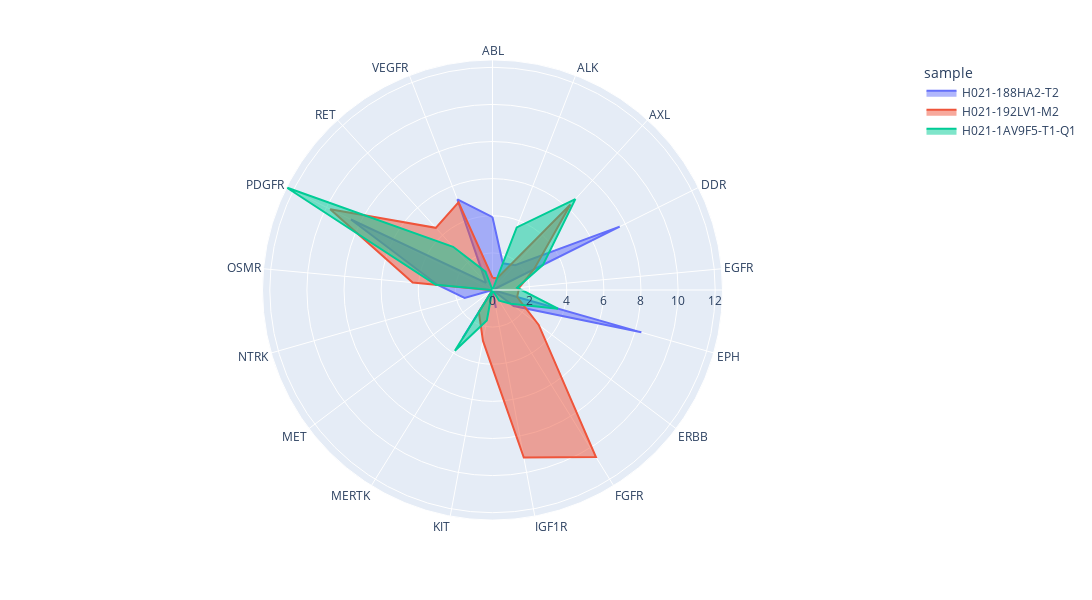

Notebook code cell kept with this figure:
### Code cell
import plotly.graph_objects as go
import plotly.express as px
import pandas as pd

fig = px.line_polar(df, r = 'value', theta = 'variable', 
                    line_close = True,
                    color = 'sample')
fig.update_traces(fill = 'toself')
fig.update_layout(width=1400, height=600)
fig.show()

### Figure 1 — Plotly figure (JSON) as saved in the notebook; plotly's stock layout.template omitted (floating-point values rounded to 4 significant figures)
{"data": [{"fill": "toself", "hovertemplate": "sample=H021-188HA2-T2<br>value=%{r}<br>variable=%{theta}<extra></extra>", "legendgroup": "H021-188HA2-T2", "line": {"color": "#636efa", "dash": "solid"}, "marker": {"symbol": "circle"}, "mode": "lines", "name": "H021-188HA2-T2", "r": [3.922, 1.544, 1.805, 7.655, 0, 8.339, 1.429, 0, 0.9894, 0, 3.051, 0, 1.562, 2.962, 8.521, 0.5193, 5.231, 3.922], "showlegend": true, "subplot": "polar", "theta": ["ABL", "ALK", "AXL", "DDR", "EGFR", "EPH", "ERBB", "FGFR", "IGF1R", "KIT", "MERTK", "MET", "NTRK", "OSMR", "PDGFR", "RET", "VEGFR", "ABL"], "type": "scatterpolar"}, {"fill": "toself", "hovertemplate": "sample=H021-192LV1-M2<br>value=%{r}<br>variable=%{theta}<extra></extra>", "legendgroup": "H021-192LV1-M2", "line": {"color": "#EF553B", "dash": "solid"}, "marker": {"symbol": "circle"}, "mode": "lines", "name": "H021-192LV1-M2", "r": [0.6644, 0.6732, 6.236, 2.493, 1.447, 1.381, 3.121, 10.59, 9.183, 2.793, 1.398, 0, 0.0557, 4.323, 9.77, 4.535, 5.064, 0.6644], "showlegend": true, "subplot": "polar", "theta": ["ABL", "ALK", "AXL", "DDR", "EGFR", "EPH", "ERBB", "FGFR", "IGF1R", "KIT", "MERTK", "MET", "NTRK", "OSMR", "PDGFR", "RET", "VEGFR", "ABL"], "type": "scatterpolar"}, {"fill": "toself", "hovertemplate": "sample=H021-1AV9F5-T1-Q1<br>value=%{r}<br>variable=%{theta}<extra></extra>", "legendgroup": "H021-1AV9F5-T1-Q1", "line": {"color": "#00cc96", "dash": "solid"}, "marker": {"symbol": "circle"}, "mode": "lines", "name": "H021-1AV9F5-T1-Q1", "r": [0, 3.615, 6.626, 3.038, 1.331, 3.67, 1.235, 0.677, 0, 1.667, 3.849, 0, 0, 3.067, 12.39, 3.151, 1.055, 0], "showlegend": true, "subplot": "polar", "theta": ["ABL", "ALK", "AXL", "DDR", "EGFR", "EPH", "ERBB", "FGFR", "IGF1R", "KIT", "MERTK", "MET", "NTRK", "OSMR", "PDGFR", "RET", "VEGFR", "ABL"], "type": "scatterpolar"}], "layout": {"height": 600, "legend": {"title": {"text": "sample"}, "tracegroupgap": 0}, "margin": {"t": 60}, "polar": {"angularaxis": {"direction": "clockwise", "rotation": 90}, "domain": {"x": [0, 1], "y": [0, 1]}}, "width": 1400}}
